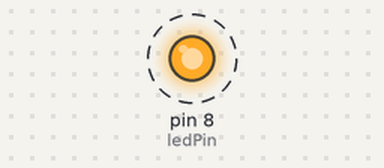
Recording of a sketch running on a simulated Arduino Uno, built with avr-gcc and run on an emulated ATmega328P. Parts: output pins drawn as LEDs (lit = HIGH). Dashed ring = blinking. What the sketch prints to the serial monitor is not drawn.

Above: at 0.5 s.
Timing chart, 0 to 4.6 s (numbered marks = the images above):
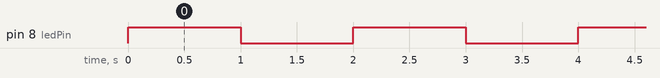

Measured:
- by itself, pin 8 (ledPin): alternates HIGH for 1.0 s and LOW for 1.0 s

The sketch:

first.ino
```cpp
#include <Arduino.h>

const int ledPin = 8;

void setup()
{
    Serial.begin(9600);
    pinMode(ledPin, OUTPUT);
}

void loop()
{
    Serial.print("Sensor Value: ");
    digitalWrite(ledPin, HIGH);
    delay(1000); // LED on for 1 second
    digitalWrite(ledPin, LOW);
    delay(1000); // LED off for 1 second
}
```
